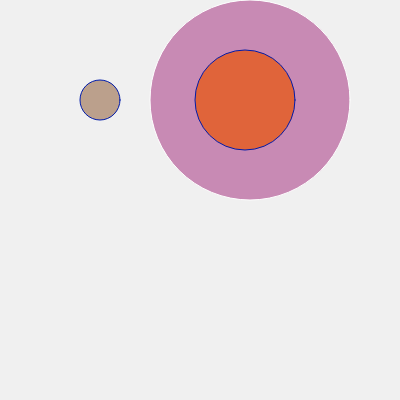
Frame 1 (no input)
Frame 60 (no input): identical to frame 1, image omitted
Frame 120 (the mouse pressed at the canvas centre since frame 60): identical to frame 1, image omitted

The p5.js sketch that drew this single still picture (run headless with seeded random() and noise() and a simulated clock; from frame 60 on, the mouse is pressed at the canvas centre):

// p5.js sketch
// ── sketch.js
function setup() {
  createCanvas(400, 400);

}


function draw() {
  background(240);

  carolina(200, 100, 100, 200, 138, 180, 187, 160, 140, 179);

}



function carolina(tam1, tam2, espacio, R1, G1, B1, R2, G2, B2) {

  stroke(255, 255, 255);
  fill(R1, G1, B1); // blanco 
  circle(250, 100, tam1);
  stroke(224, 100, 58);
  fill(224, 100, 58); // naranjo
  stroke(0, 27, 171);
  circle(245, 100, tam2);
  fill(R2, G2, B2); // azul claro 
  circle(espacio, 100, 40); // fin 
}
